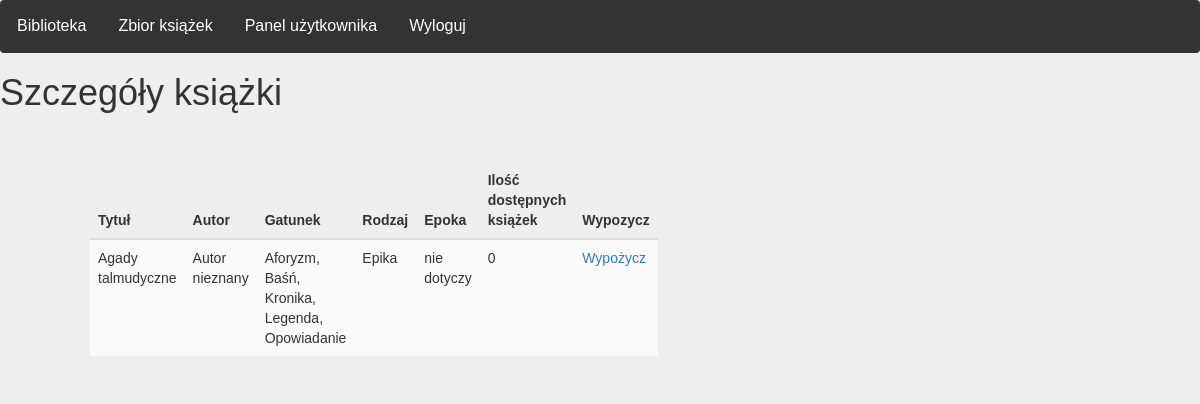
/index/details/9 (signed in), run on an earlier commit of the app's database.
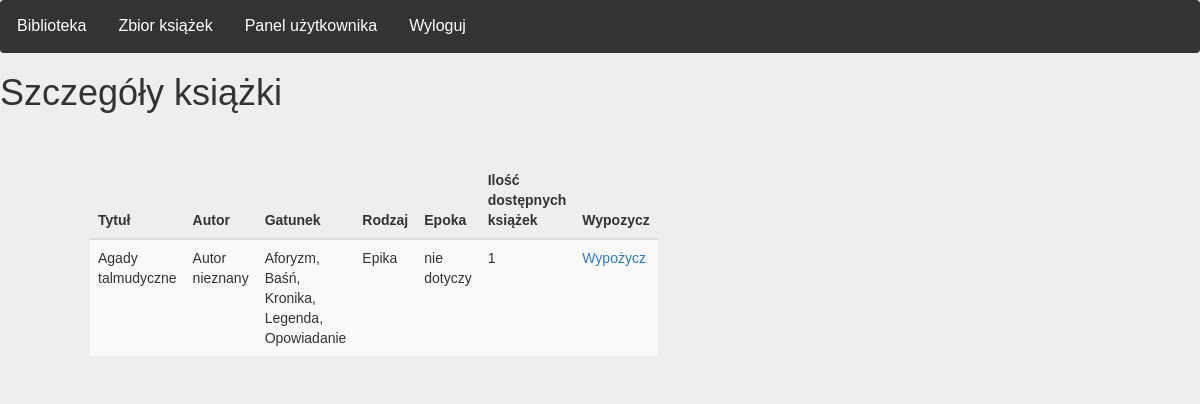
And on a later commit of the database.
### main_library/models.py (models this page shows)
class Bookshelf(models.Model):
    kind = models.TextField(default='')
    title = models.TextField(default='')
    author = models.TextField(default='')
    epoch = models.TextField(default='')
    genre = models.TextField(default='')
    quantity = models.IntegerField(default=random.randint(0, 10))

### main_library/views.py (the view)
# urls.py: path('index/details/<int:id>', views.details, name = 'details'),
@login_required
def details(request, id):
    book_details = Bookshelf.objects.get(pk=id)
    return render(
        request,
        "main_library/details.html",
        {'book_details': book_details}
    )

### main_library/templates/main_library/details.html
{% extends "main_library/base.html" %}
{% block content %}
<h1>Szczegóły książki</h1>
<div class="row" style = "backgroundcolor: #F9F8F7">
    <br><br>
<div class="row">
    <div class="col-md-1"></div>
    <div class="col-md-5">
        <table class="table table-dark table-striped" >
            <thead>
              <tr>
                  <th>Tytuł</th>
                  <th>Autor</th>
                  <th>Gatunek</th>
                  <th>Rodzaj</th>
                  <th>Epoka</th>
                  <th>Ilość dostępnych książek</th>
                  <th> Wypozycz</th>
              </tr>
            </thead>
                <tr>
                    <td>{{ book_details.title }} </td>
                    <td> {{ book_details.author }}</td>
                    <td> {{ book_details.genre }} </td>
                    <td> {{ book_details.kind }} </td>
                    <td> {{ book_details.epoch }} </td>
                    <td> {{ book_details.quantity }} </td>
                    <td> <a href="{% url 'rent' book_details.id %}"> Wypożycz </a> </td>
                </tr>
        </table>
    </div>
</div>
{% endblock %}

What changed in the data, as far as the page shows it:
changed Bookshelf "Agady talmudyczne": quantity "0" → "1"
